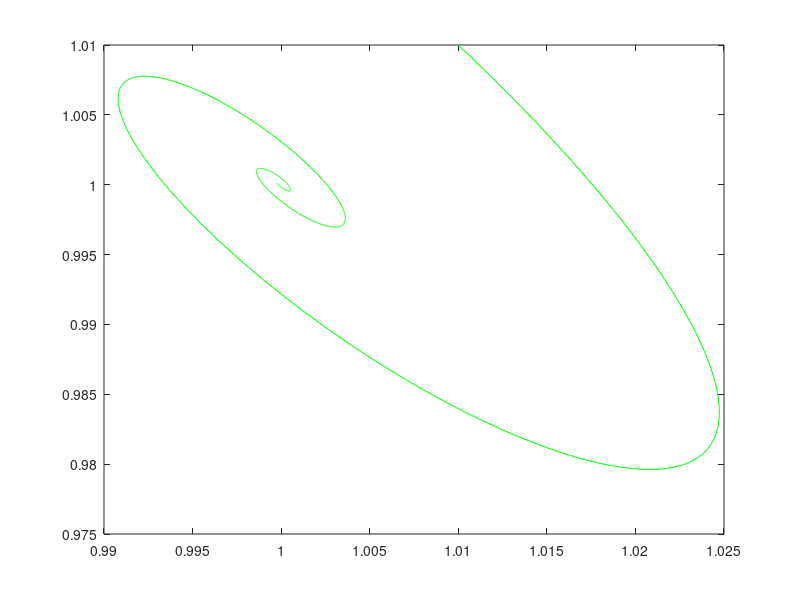

Here is the MATLAB script that generated this plot:
h = 0.01;
t = 0:h:10;

Y = [ 1.01, 1.01 ];


function xdot = f (x, t)
  a = 3; b = 3;
  xdot = zeros (2,1);
  xdot(1) = 1-(b+1)*x(1)+a*(x(1)^2)*x(2);
  xdot(2) = b*x(1) - a*(x(1)^2)*x(2);
endfunction

y = lsode('f',Y,t);

plot(t, y)

plot(y(:,1), y(:,2), 'g');
